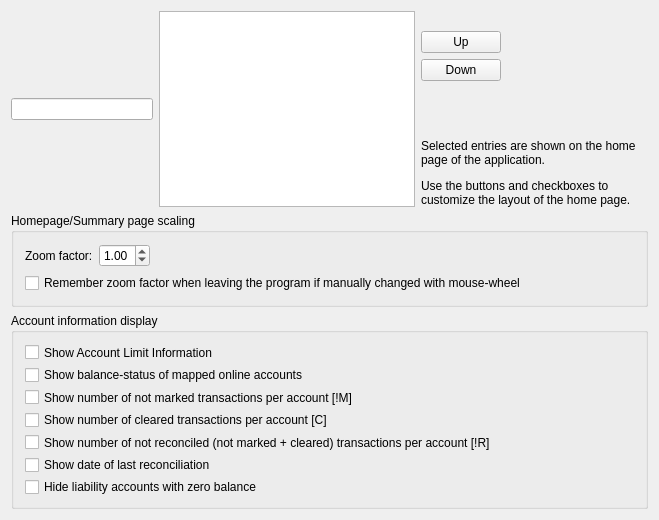
<?xml version="1.0" encoding="UTF-8"?>
<ui version="4.0">
 <class>KSettingsHome</class>
 <widget class="QWidget" name="KSettingsHome">
  <property name="geometry">
   <rect>
    <x>0</x>
    <y>0</y>
    <width>659</width>
    <height>520</height>
   </rect>
  </property>
  <property name="windowTitle">
   <string>Homepage Settings</string>
  </property>
  <layout class="QVBoxLayout">
   <item>
    <layout class="QGridLayout">
     <item row="0" column="2">
      <layout class="QVBoxLayout">
       <item>
        <spacer name="spacer5">
         <property name="orientation">
          <enum>Qt::Vertical</enum>
         </property>
         <property name="sizeType">
          <enum>QSizePolicy::Fixed</enum>
         </property>
         <property name="sizeHint" stdset="0">
          <size>
           <width>20</width>
           <height>20</height>
          </size>
         </property>
        </spacer>
       </item>
       <item>
        <widget class="QPushButton" name="m_upButton">
         <property name="toolTip">
          <string>Move selected item up</string>
         </property>
         <property name="whatsThis">
          <string>Use this to move the selected item up by one position in the list.</string>
         </property>
         <property name="text">
          <string comment="@action move item up">Up</string>
         </property>
        </widget>
       </item>
       <item>
        <widget class="QPushButton" name="m_downButton">
         <property name="toolTip">
          <string>Move selected item down</string>
         </property>
         <property name="whatsThis">
          <string>Use this to move the selected item down by one position in the list.</string>
         </property>
         <property name="text">
          <string comment="@action move item down">Down</string>
         </property>
        </widget>
       </item>
       <item>
        <spacer name="spacer15">
         <property name="orientation">
          <enum>Qt::Vertical</enum>
         </property>
         <property name="sizeType">
          <enum>QSizePolicy::Expanding</enum>
         </property>
         <property name="sizeHint" stdset="0">
          <size>
           <width>21</width>
           <height>70</height>
          </size>
         </property>
        </spacer>
       </item>
      </layout>
     </item>
     <item row="0" column="3">
      <spacer name="spacer16">
       <property name="orientation">
        <enum>Qt::Horizontal</enum>
       </property>
       <property name="sizeType">
        <enum>QSizePolicy::Expanding</enum>
       </property>
       <property name="sizeHint" stdset="0">
        <size>
         <width>80</width>
         <height>21</height>
        </size>
       </property>
      </spacer>
     </item>
     <item row="1" column="2" colspan="2">
      <widget class="QLabel" name="textLabel4">
       <property name="sizePolicy">
        <sizepolicy hsizetype="Preferred" vsizetype="Minimum">
         <horstretch>0</horstretch>
         <verstretch>0</verstretch>
        </sizepolicy>
       </property>
       <property name="text">
        <string>Selected entries are shown on the home page of the application.&lt;p&gt;
Use the buttons and checkboxes to customize the layout of the home page.</string>
       </property>
       <property name="alignment">
        <set>Qt::AlignTop</set>
       </property>
       <property name="wordWrap">
        <bool>true</bool>
       </property>
      </widget>
     </item>
     <item row="0" column="0" rowspan="2">
      <widget class="KLineEdit" name="kcfg_ItemList">
       <property name="text">
        <string/>
       </property>
      </widget>
     </item>
     <item row="0" column="1" rowspan="2">
      <widget class="QListWidget" name="m_homePageList"/>
     </item>
    </layout>
   </item>
   <item>
    <widget class="QGroupBox" name="groupbox">
     <property name="title">
      <string>Homepage/Summary page scaling</string>
     </property>
     <layout class="QGridLayout">
      <item row="0" column="0">
       <widget class="QLabel" name="percentageLabel">
        <property name="text">
         <string>Zoom factor:</string>
        </property>
        <property name="wordWrap">
         <bool>false</bool>
        </property>
       </widget>
      </item>
      <item row="1" column="0" colspan="3">
       <widget class="QCheckBox" name="kcfg_RememberZoomFactor">
        <property name="text">
         <string>Remember zoom factor when leaving the program if manually changed with mouse-wheel</string>
        </property>
       </widget>
      </item>
      <item row="0" column="1">
       <widget class="QDoubleSpinBox" name="kcfg_ZoomFactor">
        <property name="minimum">
         <double>0.250000000000000</double>
        </property>
        <property name="maximum">
         <double>5.000000000000000</double>
        </property>
        <property name="singleStep">
         <double>0.050000000000000</double>
        </property>
        <property name="value">
         <double>1.000000000000000</double>
        </property>
       </widget>
      </item>
      <item row="0" column="2">
       <spacer name="spacer4">
        <property name="orientation">
         <enum>Qt::Horizontal</enum>
        </property>
        <property name="sizeType">
         <enum>QSizePolicy::Expanding</enum>
        </property>
        <property name="sizeHint" stdset="0">
         <size>
          <width>40</width>
          <height>20</height>
         </size>
        </property>
       </spacer>
      </item>
     </layout>
    </widget>
   </item>
   <item>
    <widget class="QGroupBox" name="groupbox2">
     <property name="title">
      <string>Account information display</string>
     </property>
     <layout class="QGridLayout">
      <item row="0" column="0" colspan="3">
       <widget class="QCheckBox" name="kcfg_ShowLimitInfo">
        <property name="text">
         <string>Show Account Limit Information</string>
        </property>
       </widget>
      </item>
      <item row="1" column="0" colspan="3">
       <widget class="QCheckBox" name="kcfg_ShowBalanceStatusOfOnlineAccounts">
        <property name="text">
         <string>Show balance-status of mapped online accounts</string>
        </property>
       </widget>
      </item>
      <item row="2" column="0" colspan="3">
       <widget class="QCheckBox" name="kcfg_ShowCountOfUnmarkedTransactions">
        <property name="text">
         <string>Show number of not marked transactions per account [!M]</string>
        </property>
       </widget>
      </item>
      <item row="3" column="0" colspan="3">
       <widget class="QCheckBox" name="kcfg_ShowCountOfClearedTransactions">
        <property name="text">
         <string>Show number of cleared transactions per account [C]</string>
        </property>
       </widget>
      </item>
      <item row="4" column="0" colspan="3">
       <widget class="QCheckBox" name="kcfg_ShowCountOfNotReconciledTransactions">
        <property name="text">
         <string>Show number of not reconciled (not marked + cleared) transactions per account [!R]</string>
        </property>
       </widget>
      </item>
      <item row="5" column="0" colspan="3">
       <widget class="QCheckBox" name="kcfg_ShowDateOfLastReconciliation">
        <property name="text">
         <string>Show date of last reconciliation</string>
        </property>
       </widget>
      </item>
      <item row="6" column="0" colspan="3">
       <widget class="QCheckBox" name="kcfg_HideZeroBalanceLiabilities">
        <property name="text">
         <string>Hide liability accounts with zero balance</string>
        </property>
       </widget>
      </item>
     </layout>
    </widget>
   </item>
  </layout>
 </widget>
 <layoutdefault spacing="6" margin="11"/>
 <customwidgets>
  <customwidget>
   <class>KLineEdit</class>
   <extends>QLineEdit</extends>
   <header>klineedit.h</header>
  </customwidget>
 </customwidgets>
 <resources/>
 <connections/>
</ui>
